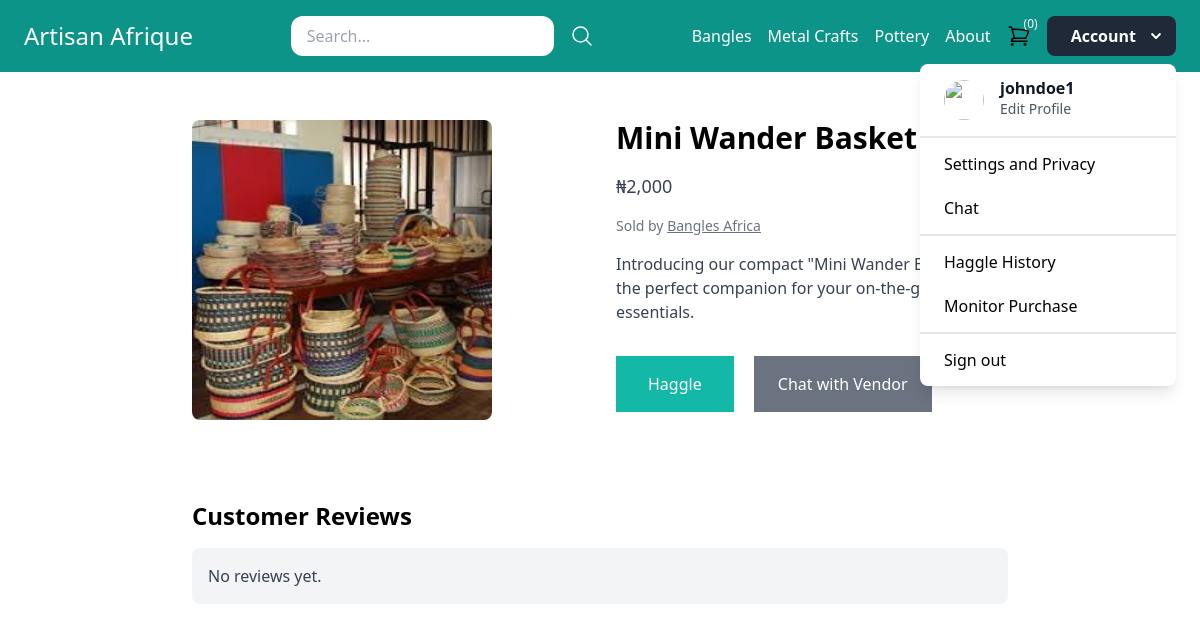
/Bangles/mini-wander-basket/ (signed in), run on the app's committed database.
### core/models.py (models this page shows, shortened)
class Category(models.Model):
    title = models.CharField(max_length=50)
    slug = models.SlugField(max_length=50)
    class Meta:
        verbose_name_plural = 'Categories'

class Product(models.Model):
    DRAFT = 'draft'
    WAITING_APPROVAL = 'waitingapproval'
    ACTIVE = 'active'
    DELETED = 'deleted'
    STATUS_CHOICES = (
        (DRAFT, 'Draft'),
        (WAITING_APPROVAL, 'Waiting approval'),
        (ACTIVE, 'Active'),
        (DELETED, 'Deleted'),
    )
    user = models.ForeignKey(User, related_name='products', on_delete=models.CASCADE)
    category = models.ForeignKey(Category, related_name='products', on_delete=models.CASCADE)
    title = models.CharField(max_length=50)
    slug = models.SlugField(max_length=50)
    description = models.TextField(blank=True)
    price = models.IntegerField()
    image = models.ImageField(upload_to='uploads/product_images', blank=True, null=True)
    thumbnail = models.ImageField(upload_to='uploads/product_images/thumbnail', blank=True, null=True)
    created_at = models.DateTimeField(auto_now_add=True)
    updated_at = models.DateTimeField(auto_now=True)
    status = models.CharField(max_length=50, choices=STATUS_CHOICES, default=ACTIVE)
    class Meta:
        ordering = ('-created_at',)
    def get_display_price(self):
        price_str = str(self.price)[::-1]
        formatted_price = ",".join([price_str[i:i+3] for i in range(0, len(price_str), 3)])
        return formatted_price[::-1]

### core/views.py (the view)
# urls.py: path('<slug:category_slug>/<slug:slug>/', views.product_detail, name='product_detail'),
def product_detail(request, category_slug, slug):
    product = get_object_or_404(Product, slug=slug, status=Product.ACTIVE)
    return render(request, 'core/product_detail.html', {
        'product': product
    })

### core/cart.py (called while the page is built)
    def __len__(self):
        return sum(item['quantity'] for item in self.cart.values())

### core/context_processors.py (called while the page is built)
def cart(request):
    return {'cart': Cart(request)}

### core/templatetags/menu.py (called while the page is built)
@register.inclusion_tag('core/menu.html')
def menu():
    categories = Category.objects.all()[:3]
    return {'categories': categories}

### core/templates/core/product_detail.html (shortened to what this page needs)
{% extends 'core/base.html' %}
{% block content %}
    <div class="container mx-auto px-4 py-8">
        <div class="flex flex-col lg:flex-row">
            <div class="lg:w-1/2">
                {% if product.image %}
                <div class="mb-8">
                    <img src="{{ product.image.url }}" alt="Image of {{ product.title }}" class="w-80 h-80 rounded-lg max-w-[300px] max-h-[300px]">
                </div>
                {% endif %}
            </div>
            <div class="lg:w-1/2 lg:ml-8">
                <h1 class="text-3xl font-semibold mb-4">{{ product.title }}</h1>
                <p class="text-lg text-gray-700 mb-4">₦{{ product.get_display_price }}</p>
                <p class="text-sm text-gray-500 mb-4">Sold by <a href="{% url 'vendor_detail' product.user.username %}" class="underline">{{ product.user.username }}</a></p>
                {% if product.description %}
                <p class="text-gray-700">{{ product.description }}</p>
                {% endif %}
                {% if request.user.is_authenticated %}
                <div class="mt-8">
                    <a href="{% url 'haggle' product.slug %}" class="inline-block px-8 py-4 bg-teal-500 text-white">Haggle</a>
                    <a href="{% url 'chat_page' user.username product.user.username %}" class="inline-block ml-4 px-6 py-4 bg-gray-500 text-white">Chat with Vendor</a>
                </div>
                {% endif %}
            </div>
        </div>
        <div class="mt-12">
            <h2 class="text-2xl font-semibold mb-4">Customer Reviews</h2>
            <div class="bg-gray-100 p-4 rounded-lg">
                <p class="text-gray-700">No reviews yet.</p>
            </div>
        </div>
    </div>
{% endblock %}

### core/templates/core/base.html (shortened to what this page needs)
{% load menu %}
<!doctype html>
<html>
    <head>
        <script src="https://cdn.tailwindcss.com"></script>
    </head>
    <body>
        <nav class="w-full py-4 px-6 flex items-center justify-between bg-teal-600">
            <div class="logo">
                <a href="{% url 'home' %}" class="text-2xl text-white">Artisan Afrique</a>
            </div>
            <div class="search">
                <form method="get" action="/search/" class="flex items-center space-x-4">
                    <input type="search" name="query" placeholder="Search..." class="py-2 px-4 rounded-xl">
                    <button>
                        <svg xmlns="http://www.w3.org/2000/svg" fill="none" viewBox="0 0 24 24" stroke-width="1.5" stroke="currentColor" class="w-6 h-6 text-white">
                            <path stroke-linecap="round" stroke-linejoin="round" d="M21 21l-5.197-5.197m0 0A7.5 7.5 0 105.196 5.196a7.5 7.5 0 0010.607 10.607z" />
                          </svg>
                    </button>
                </form>
            </div>
            <div class="menu flex items-center space-x-4">
                {% menu %}
                <a href="{% url 'cart_view' %}"><div class="relative py-2">
                    <div class="t-0 absolute left-3">
                      <p class="flex h-2 w-2 items-center justify-center rounded-full pl-3 pb-2 text-xs text-white">({{ cart|length }})</p>
                    </div>
                  </div>
                </a>
                {% if request.user.is_authenticated %}
                <div id="dropdown" class="relative inline-block">
                  <button
                  @click="isOpen = true"
                  class="inline-flex items-center pl-6 pr-2 py-2 font-semibold text-white bg-gray-800 rounded-lg hover:bg-gray-700 focus:outline-none focus:shadow-outline active:bg-gray-900"
                >
                  Account
                  <svg
                    class="ml-2 h-6 w-6 text-white"
                    fill="currentColor"
                    viewBox="0 0 24 24"
                  >
                    <path
                      d="M15.3 9.3a1 1 0 0 1 1.4 1.4l-4 4a1 1 0 0 1-1.4 0l-4-4a1 1 0 0 1 1.4-1.4l3.3 3.29 3.3-3.3z"
                    />
                  </svg>
                </button>
                  <div
                    v-if="isOpen"
                    @click="isOpen = false"
                    class="fixed inset-0"
                    tabindex="-1"
                  ></div>
                  <transition
                    enter-class="opacity-0 scale-90"
                    enter-active-class="ease-out transition-fastest"
                    enter-to-class="opacity-100 scale-100"
                    leave-class="opacity-100 scale-100"
                    leave-active-class="ease-in transition-fastest"
                    leave-to-class="opacity-0 scale-90"
                  >
                    <div
                      v-if="isOpen"
                      class="mt-2 absolute right-0 origin-top-right text-left"
                    >
                      <div class="w-64 bg-white rounded-lg shadow-lg">
                        <div class="flex items-center px-6 py-4">
                          {% if user.profile.picture %}
                              <img
                                class="h-10 w-10 rounded-full flex-no-shrink"
                                src="{{ user.profile.picture.url }}"
                                alt="{{ user.username }}"
                              />
                          {% else %}
                          <img
                          class="h-10 w-10 rounded-full flex-no-shrink"
                          src="https://www.shutterstock.com/image-vector/blank-avatar-photo-place-holder-600nw-1095249842.jpg
                          "
                          alt=""
                        />
                          {% endif %}
                          <div class="ml-4">
                            <p class="font-semibold text-gray-900 leading-none">
                              {{ user.username }}
                            </p>
                            <p>
                              <a
                                href="{% url 'edit_profile' %}"
                                class="text-sm text-gray-600 leading-none hover:underline"
                                >Edit Profile</a
                              >
                            </p>
                          </div>
                        </div>
                        <div class="border-t-2 border-gray-200 py-1">
                          <a href="{% url 'change_password_page1' %}" class="block px-6 py-3 leading-tight hover:bg-gray-200"
                            >Settings and Privacy</a
                          >
                          <a href="{% url 'my_chats' %}" class="block px-6 py-3 leading-tight hover:bg-gray-200">Chat</a>
                        </div>
                        <div class="border-t-2 border-gray-200 py-1">
                          <a href="{% url 'haggle_history' %}"  class="block px-6 py-3 leading-tight hover:bg-gray-200"
                          >Haggle History</a
                        >
                          <a href="{% url 'monitor_orders' %}" class="block px-6 py-3 leading-tight hover:bg-gray-200"
                            >Monitor Purchase</a
                          >
                        </div>
                        <form action="{% url 'logout' %}" method="post" class="border-t-2 border-gray-200 py-1">
                          <button type="submit" class="block w-full px-6 py-3 text-left leading-tight hover:bg-gray-200">
                              Sign out
                          </button>
                      </form>                      </div>
                    </div>
                  </transition>
                </div>
                                {% endif %}
            </div>
        </nav>
        <div class="max-w-4xl mx-auto py-4 px-6">
            {% block content %}
            {% endblock %}
        </div>
    </body>
</html>

### core/templates/core/menu.html
{% for category in categories %}
    <a href="{% url 'category_detail' category.slug %}" class="text-white">{{ category.title }}</a>
{% endfor %}
<a href="{% url 'about' %}" class="text-white">About</a>

### data on the page
Category: title "Bangles"
Category: title "Metal Crafts"
Category: title "Pottery"
Product: image (picture), title "Mini Wander Basket", get_display_price "2,000", user.username "Bangles Africa", description "Introducing our compact \"Mini Wander Basket\" – the perfect companion for your on-the-go essentials."

### other printed values
{{ cart|length }} "0"
{{ user.username }} "johndoe1"
